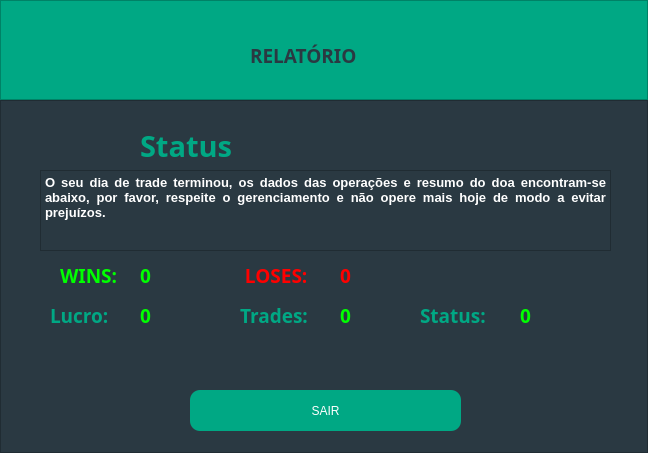
<?xml version="1.0" encoding="UTF-8"?>
<ui version="4.0">
 <class>Dialog</class>
 <widget class="QDialog" name="Dialog">
  <property name="geometry">
   <rect>
    <x>0</x>
    <y>0</y>
    <width>648</width>
    <height>453</height>
   </rect>
  </property>
  <property name="windowTitle">
   <string>Dialog</string>
  </property>
  <layout class="QVBoxLayout" name="verticalLayout">
   <property name="spacing">
    <number>0</number>
   </property>
   <property name="leftMargin">
    <number>0</number>
   </property>
   <property name="topMargin">
    <number>0</number>
   </property>
   <property name="rightMargin">
    <number>0</number>
   </property>
   <property name="bottomMargin">
    <number>0</number>
   </property>
   <item>
    <widget class="QFrame" name="frame">
     <property name="maximumSize">
      <size>
       <width>16777215</width>
       <height>100</height>
      </size>
     </property>
     <property name="styleSheet">
      <string notr="true">background-color: rgb(0, 168, 132);
</string>
     </property>
     <property name="frameShape">
      <enum>QFrame::StyledPanel</enum>
     </property>
     <property name="frameShadow">
      <enum>QFrame::Raised</enum>
     </property>
     <widget class="QLabel" name="labelTitle">
      <property name="geometry">
       <rect>
        <x>250</x>
        <y>40</y>
        <width>121</width>
        <height>31</height>
       </rect>
      </property>
      <property name="font">
       <font>
        <family>Cascadia Mono</family>
        <pointsize>14</pointsize>
        <weight>75</weight>
        <bold>true</bold>
       </font>
      </property>
      <property name="styleSheet">
       <string notr="true">color: rgb(42, 57, 66);</string>
      </property>
      <property name="text">
       <string>RELATÓRIO</string>
      </property>
     </widget>
    </widget>
   </item>
   <item>
    <widget class="QFrame" name="frame_2">
     <property name="styleSheet">
      <string notr="true">background-color: rgb(42, 57, 66);</string>
     </property>
     <property name="frameShape">
      <enum>QFrame::StyledPanel</enum>
     </property>
     <property name="frameShadow">
      <enum>QFrame::Raised</enum>
     </property>
     <widget class="QLabel" name="labelReportStatus">
      <property name="geometry">
       <rect>
        <x>140</x>
        <y>30</y>
        <width>401</width>
        <height>31</height>
       </rect>
      </property>
      <property name="font">
       <font>
        <family>Cascadia Mono</family>
        <pointsize>22</pointsize>
        <weight>75</weight>
        <bold>true</bold>
       </font>
      </property>
      <property name="styleSheet">
       <string notr="true">color: rgb(0, 168, 132);</string>
      </property>
      <property name="text">
       <string>Status</string>
      </property>
     </widget>
     <widget class="QLabel" name="labelTitle_8">
      <property name="geometry">
       <rect>
        <x>60</x>
        <y>160</y>
        <width>61</width>
        <height>31</height>
       </rect>
      </property>
      <property name="palette">
       <palette>
        <active>
         <colorrole role="WindowText">
          <brush brushstyle="SolidPattern">
           <color alpha="255">
            <red>0</red>
            <green>255</green>
            <blue>0</blue>
           </color>
          </brush>
         </colorrole>
         <colorrole role="Button">
          <brush brushstyle="SolidPattern">
           <color alpha="255">
            <red>42</red>
            <green>57</green>
            <blue>66</blue>
           </color>
          </brush>
         </colorrole>
         <colorrole role="Midlight">
          <brush brushstyle="SolidPattern">
           <color alpha="255">
            <red>0</red>
            <green>255</green>
            <blue>0</blue>
           </color>
          </brush>
         </colorrole>
         <colorrole role="Mid">
          <brush brushstyle="SolidPattern">
           <color alpha="255">
            <red>255</red>
            <green>0</green>
            <blue>0</blue>
           </color>
          </brush>
         </colorrole>
         <colorrole role="Text">
          <brush brushstyle="SolidPattern">
           <color alpha="255">
            <red>0</red>
            <green>255</green>
            <blue>0</blue>
           </color>
          </brush>
         </colorrole>
         <colorrole role="ButtonText">
          <brush brushstyle="SolidPattern">
           <color alpha="255">
            <red>0</red>
            <green>255</green>
            <blue>0</blue>
           </color>
          </brush>
         </colorrole>
         <colorrole role="Base">
          <brush brushstyle="SolidPattern">
           <color alpha="255">
            <red>42</red>
            <green>57</green>
            <blue>66</blue>
           </color>
          </brush>
         </colorrole>
         <colorrole role="Window">
          <brush brushstyle="SolidPattern">
           <color alpha="255">
            <red>42</red>
            <green>57</green>
            <blue>66</blue>
           </color>
          </brush>
         </colorrole>
        </active>
        <inactive>
         <colorrole role="WindowText">
          <brush brushstyle="SolidPattern">
           <color alpha="255">
            <red>0</red>
            <green>255</green>
            <blue>0</blue>
           </color>
          </brush>
         </colorrole>
         <colorrole role="Button">
          <brush brushstyle="SolidPattern">
           <color alpha="255">
            <red>42</red>
            <green>57</green>
            <blue>66</blue>
           </color>
          </brush>
         </colorrole>
         <colorrole role="Midlight">
          <brush brushstyle="SolidPattern">
           <color alpha="255">
            <red>0</red>
            <green>255</green>
            <blue>0</blue>
           </color>
          </brush>
         </colorrole>
         <colorrole role="Mid">
          <brush brushstyle="SolidPattern">
           <color alpha="255">
            <red>255</red>
            <green>0</green>
            <blue>0</blue>
           </color>
          </brush>
         </colorrole>
         <colorrole role="Text">
          <brush brushstyle="SolidPattern">
           <color alpha="255">
            <red>0</red>
            <green>255</green>
            <blue>0</blue>
           </color>
          </brush>
         </colorrole>
         <colorrole role="ButtonText">
          <brush brushstyle="SolidPattern">
           <color alpha="255">
            <red>0</red>
            <green>255</green>
            <blue>0</blue>
           </color>
          </brush>
         </colorrole>
         <colorrole role="Base">
          <brush brushstyle="SolidPattern">
           <color alpha="255">
            <red>42</red>
            <green>57</green>
            <blue>66</blue>
           </color>
          </brush>
         </colorrole>
         <colorrole role="Window">
          <brush brushstyle="SolidPattern">
           <color alpha="255">
            <red>42</red>
            <green>57</green>
            <blue>66</blue>
           </color>
          </brush>
         </colorrole>
        </inactive>
        <disabled>
         <colorrole role="WindowText">
          <brush brushstyle="SolidPattern">
           <color alpha="255">
            <red>0</red>
            <green>255</green>
            <blue>0</blue>
           </color>
          </brush>
         </colorrole>
         <colorrole role="Button">
          <brush brushstyle="SolidPattern">
           <color alpha="255">
            <red>42</red>
            <green>57</green>
            <blue>66</blue>
           </color>
          </brush>
         </colorrole>
         <colorrole role="Midlight">
          <brush brushstyle="SolidPattern">
           <color alpha="255">
            <red>0</red>
            <green>255</green>
            <blue>0</blue>
           </color>
          </brush>
         </colorrole>
         <colorrole role="Mid">
          <brush brushstyle="SolidPattern">
           <color alpha="255">
            <red>255</red>
            <green>0</green>
            <blue>0</blue>
           </color>
          </brush>
         </colorrole>
         <colorrole role="Text">
          <brush brushstyle="SolidPattern">
           <color alpha="255">
            <red>0</red>
            <green>255</green>
            <blue>0</blue>
           </color>
          </brush>
         </colorrole>
         <colorrole role="ButtonText">
          <brush brushstyle="SolidPattern">
           <color alpha="255">
            <red>0</red>
            <green>255</green>
            <blue>0</blue>
           </color>
          </brush>
         </colorrole>
         <colorrole role="Base">
          <brush brushstyle="SolidPattern">
           <color alpha="255">
            <red>42</red>
            <green>57</green>
            <blue>66</blue>
           </color>
          </brush>
         </colorrole>
         <colorrole role="Window">
          <brush brushstyle="SolidPattern">
           <color alpha="255">
            <red>42</red>
            <green>57</green>
            <blue>66</blue>
           </color>
          </brush>
         </colorrole>
        </disabled>
       </palette>
      </property>
      <property name="font">
       <font>
        <family>Cascadia Mono</family>
        <pointsize>14</pointsize>
        <weight>75</weight>
        <bold>true</bold>
       </font>
      </property>
      <property name="styleSheet">
       <string notr="true">color: rgb(0, 255, 0);</string>
      </property>
      <property name="text">
       <string>WINS:</string>
      </property>
     </widget>
     <widget class="QLabel" name="labelTitle_9">
      <property name="geometry">
       <rect>
        <x>240</x>
        <y>160</y>
        <width>91</width>
        <height>31</height>
       </rect>
      </property>
      <property name="font">
       <font>
        <family>Cascadia Mono</family>
        <pointsize>14</pointsize>
        <weight>75</weight>
        <bold>true</bold>
       </font>
      </property>
      <property name="styleSheet">
       <string notr="true">color: rgb(255, 0, 0);</string>
      </property>
      <property name="text">
       <string> LOSES:</string>
      </property>
     </widget>
     <widget class="QLabel" name="labelReportLoses">
      <property name="geometry">
       <rect>
        <x>340</x>
        <y>160</y>
        <width>31</width>
        <height>31</height>
       </rect>
      </property>
      <property name="font">
       <font>
        <family>Cascadia Mono</family>
        <pointsize>14</pointsize>
        <weight>75</weight>
        <bold>true</bold>
       </font>
      </property>
      <property name="styleSheet">
       <string notr="true">color: rgb(255, 0, 0);</string>
      </property>
      <property name="text">
       <string>0</string>
      </property>
     </widget>
     <widget class="QLabel" name="labelReportWins">
      <property name="geometry">
       <rect>
        <x>140</x>
        <y>160</y>
        <width>31</width>
        <height>31</height>
       </rect>
      </property>
      <property name="font">
       <font>
        <family>Cascadia Mono</family>
        <pointsize>14</pointsize>
        <weight>75</weight>
        <bold>true</bold>
       </font>
      </property>
      <property name="styleSheet">
       <string notr="true">color: rgb(0, 255, 0);</string>
      </property>
      <property name="text">
       <string>0</string>
      </property>
     </widget>
     <widget class="QPushButton" name="pushButtonReportExit">
      <property name="geometry">
       <rect>
        <x>190</x>
        <y>290</y>
        <width>271</width>
        <height>41</height>
       </rect>
      </property>
      <property name="styleSheet">
       <string notr="true">background-color: rgb(0, 168, 132);
color: rgb(255,255,255);
border-radius: 10px;</string>
      </property>
      <property name="text">
       <string>SAIR</string>
      </property>
     </widget>
     <widget class="QLabel" name="labelTitle_3">
      <property name="geometry">
       <rect>
        <x>50</x>
        <y>200</y>
        <width>81</width>
        <height>31</height>
       </rect>
      </property>
      <property name="font">
       <font>
        <family>Cascadia Mono</family>
        <pointsize>14</pointsize>
        <weight>75</weight>
        <bold>true</bold>
       </font>
      </property>
      <property name="styleSheet">
       <string notr="true">color: rgb(0, 168, 132);</string>
      </property>
      <property name="text">
       <string>Lucro:</string>
      </property>
     </widget>
     <widget class="QLabel" name="labelReportProfit">
      <property name="geometry">
       <rect>
        <x>140</x>
        <y>200</y>
        <width>91</width>
        <height>31</height>
       </rect>
      </property>
      <property name="font">
       <font>
        <family>Cascadia Mono</family>
        <pointsize>14</pointsize>
        <weight>75</weight>
        <bold>true</bold>
       </font>
      </property>
      <property name="styleSheet">
       <string notr="true">color: rgb(0, 255, 0);</string>
      </property>
      <property name="text">
       <string>0</string>
      </property>
     </widget>
     <widget class="QLabel" name="labelReportTotalTrades">
      <property name="geometry">
       <rect>
        <x>340</x>
        <y>200</y>
        <width>51</width>
        <height>31</height>
       </rect>
      </property>
      <property name="font">
       <font>
        <family>Cascadia Mono</family>
        <pointsize>14</pointsize>
        <weight>75</weight>
        <bold>true</bold>
       </font>
      </property>
      <property name="styleSheet">
       <string notr="true">color: rgb(0, 255, 0);</string>
      </property>
      <property name="text">
       <string>0</string>
      </property>
     </widget>
     <widget class="QLabel" name="labelTitle_4">
      <property name="geometry">
       <rect>
        <x>240</x>
        <y>200</y>
        <width>91</width>
        <height>31</height>
       </rect>
      </property>
      <property name="font">
       <font>
        <family>Cascadia Mono</family>
        <pointsize>14</pointsize>
        <weight>75</weight>
        <bold>true</bold>
       </font>
      </property>
      <property name="styleSheet">
       <string notr="true">color: rgb(0, 168, 132);</string>
      </property>
      <property name="text">
       <string>Trades:</string>
      </property>
     </widget>
     <widget class="QLabel" name="labelTitle_5">
      <property name="geometry">
       <rect>
        <x>420</x>
        <y>200</y>
        <width>91</width>
        <height>31</height>
       </rect>
      </property>
      <property name="font">
       <font>
        <family>Cascadia Mono</family>
        <pointsize>14</pointsize>
        <weight>75</weight>
        <bold>true</bold>
       </font>
      </property>
      <property name="styleSheet">
       <string notr="true">color: rgb(0, 168, 132);</string>
      </property>
      <property name="text">
       <string>Status:</string>
      </property>
     </widget>
     <widget class="QLabel" name="labelReportDayStatus">
      <property name="geometry">
       <rect>
        <x>520</x>
        <y>200</y>
        <width>111</width>
        <height>31</height>
       </rect>
      </property>
      <property name="font">
       <font>
        <family>Cascadia Mono</family>
        <pointsize>14</pointsize>
        <weight>75</weight>
        <bold>true</bold>
       </font>
      </property>
      <property name="styleSheet">
       <string notr="true">color: rgb(0, 255, 0);</string>
      </property>
      <property name="text">
       <string>0</string>
      </property>
     </widget>
     <widget class="QLabel" name="label_11">
      <property name="geometry">
       <rect>
        <x>30</x>
        <y>90</y>
        <width>601</width>
        <height>21</height>
       </rect>
      </property>
      <property name="font">
       <font>
        <pointsize>11</pointsize>
        <weight>75</weight>
        <bold>true</bold>
       </font>
      </property>
      <property name="styleSheet">
       <string notr="true">color: rgb(255, 255, 255);</string>
      </property>
      <property name="text">
       <string/>
      </property>
     </widget>
     <widget class="QTextEdit" name="textEdit">
      <property name="geometry">
       <rect>
        <x>40</x>
        <y>70</y>
        <width>571</width>
        <height>81</height>
       </rect>
      </property>
      <property name="styleSheet">
       <string notr="true">color: rgb(255, 255, 255);</string>
      </property>
      <property name="html">
       <string>&lt;!DOCTYPE HTML PUBLIC &quot;-//W3C//DTD HTML 4.0//EN&quot; &quot;http://www.w3.org/TR/REC-html40/strict.dtd&quot;&gt;
&lt;html&gt;&lt;head&gt;&lt;meta name=&quot;qrichtext&quot; content=&quot;1&quot; /&gt;&lt;style type=&quot;text/css&quot;&gt;
p, li { white-space: pre-wrap; }
&lt;/style&gt;&lt;/head&gt;&lt;body style=&quot; font-family:'MS Shell Dlg 2'; font-size:7.8pt; font-weight:400; font-style:normal;&quot;&gt;
&lt;p align=&quot;justify&quot; style=&quot; margin-top:0px; margin-bottom:0px; margin-left:0px; margin-right:0px; -qt-block-indent:0; text-indent:0px;&quot;&gt;&lt;span style=&quot; font-size:10pt; font-weight:600;&quot;&gt;O seu dia de trade terminou, os dados das operações e resumo do doa encontram-se abaixo, por favor, respeite o gerenciamento e não opere mais hoje de modo a evitar prejuízos.&lt;/span&gt;&lt;/p&gt;&lt;/body&gt;&lt;/html&gt;</string>
      </property>
     </widget>
    </widget>
   </item>
  </layout>
 </widget>
 <resources/>
 <connections/>
</ui>
